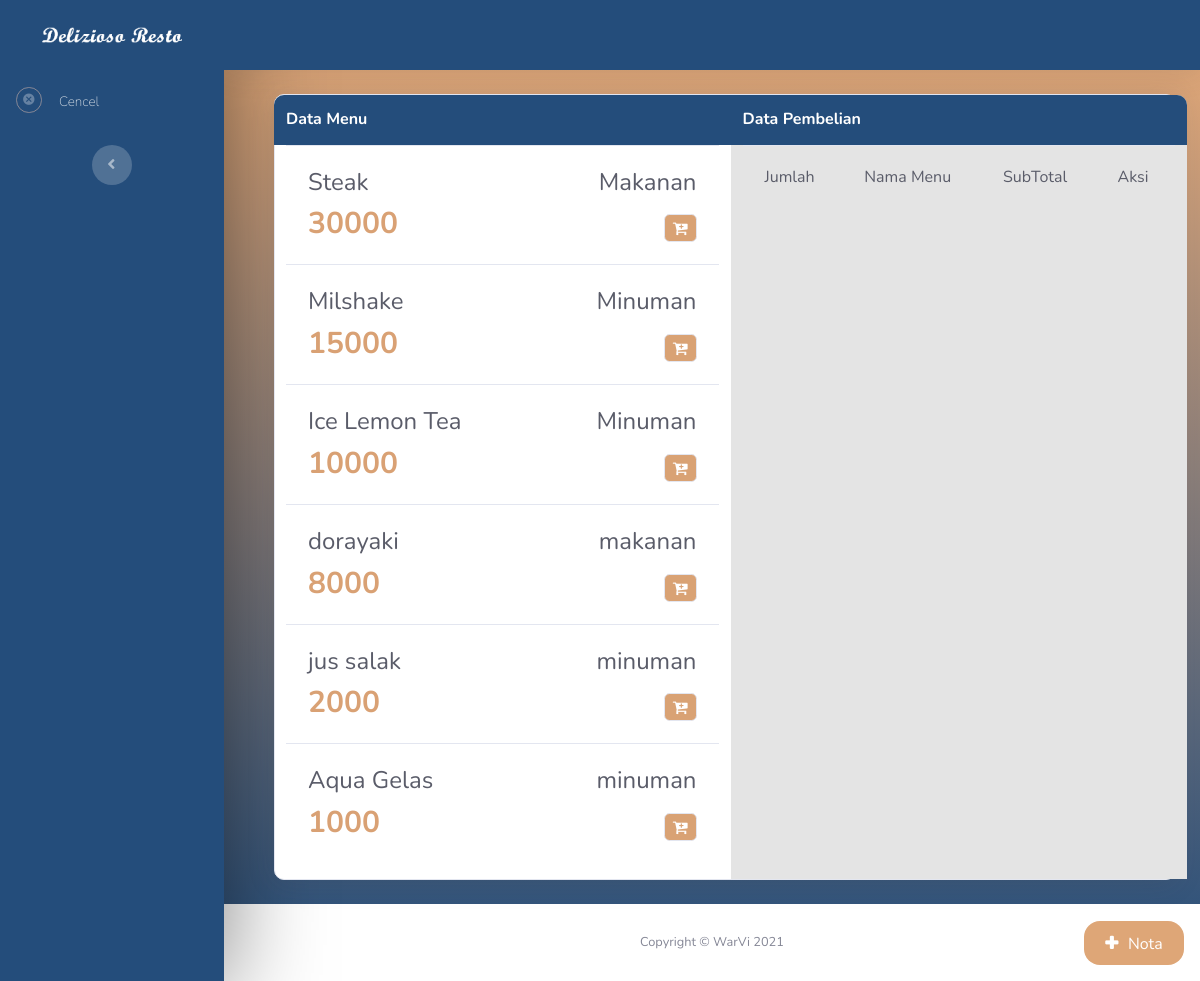
/delizioso_resto1/detailDataPembelian.php (signed in), run on the app's committed database.
### tables this page shows
CREATE TABLE `tabel_menu` (
  `ID_MENU` int(11) NOT NULL,
  `NAMA_MENU` varchar(50) DEFAULT NULL,
  `JENIS` varchar(10) DEFAULT NULL,
  `HARGA` int(11) DEFAULT NULL,
  `DELETE_STATUS` tinyint(1) NOT NULL
);

### delizioso_resto1/detailDataPembelian.php (the view, shortened to what this page needs)
<?php
include "connection.php";
?>
<!DOCTYPE html>
<html>
<head>
    <link rel="stylesheet" href="assets/bootstrap/css/bootstrap.min.css">
    <link rel="stylesheet" href="assets/fonts/fontawesome-all.min.css">
    <link rel="stylesheet" href="assets/fonts/font-awesome.min.css">
    <link rel="stylesheet" href="assets/fonts/material-icons.min.css">
    <link rel="stylesheet" href="assets/fonts/fontawesome5-overrides.min.css">
</head>
<body id="page-top">
    <div id="wrapper">
        <nav class="navbar navbar-dark align-items-start sidebar sidebar-dark accordion bg-gradient-primary p-0" style="background-image: linear-gradient(to bottom, #244d7b, #244d7b);box-shadow: 0 10px 99px rgba(0,0,0,0.5);">
            <div class="container-fluid d-flex flex-column p-0">
                <a class="navbar-brand d-flex justify-content-center align-items-center sidebar-brand m-0" href="#">
                    <div class="sidebar-brand-text mx-3"><img src="assets/img/Delizioso%20Resto.png" style="width: 140px;"></div>
                </a>
                <ul class="nav navbar-nav text-light" id="accordionSidebar">
                    <li class="nav-item" role="presentation">
                        <a class="nav-link" href="dataPembelian.php"><i class="material-icons border rounded-circle border-secondary" style="padding: 5px;">cancel</i>
                        <span style="margin-left: 10px;font-weight: 200;">Cencel</span></a>
                    </li>
                </ul>
                <div class="text-center d-none d-md-inline"><button class="btn rounded-circle border-0" id="sidebarToggle" type="button"></button></div>
            </div>
        </nav>
        <div class="d-flex flex-column" id="content-wrapper" style="background-image: linear-gradient(to bottom, #ebac77, #244d7b);">
            <div id="content">
                <nav class="navbar navbar-light navbar-expand shadow mb-4 topbar static-top" style="background-color: #244d7b;box-shadow: 0 10px 99px rgba(0,0,0,0.5);">
                </nav>
                <div class="container-fluid" style="padding-left: 50px;">
                    <div class="card shadow mb-4" style="max-width: 1000px;border-radius: 10px;">
                        <div class="card-body" style="padding: 0;">
                            <div class="row">
                                <div class="col" style="background-color: rgba(36,77,123,0);max-width: 500px;margin-left: 11px;">
                                    <div class="row">
                                        <div class="col" style="background-color: #244d7b;border-radius: 10px 0 0 0;height: 50px;">
                                            <h6 class="text-white font-weight-bold m-0" style="padding-top: 15px;">Data Menu</h6>
                                        </div>
                                    </div>
                                    <div class="table-responsive">
                                        <table class="table">
                                            <tbody>
                                                <?php
                                                $getDataMenu = mysqli_query($connect,"SELECT * FROM tabel_menu WHERE DELETE_STATUS = 0");
                                                while ($showMenu = mysqli_fetch_array($getDataMenu)) {
                                                ?>
                                                <tr>
                                                    <td class="text-left">
                                                        <h4 class="text-left text-dark mb-2" style="margin: 10px;">
                                                        <?php echo $showMenu['NAMA_MENU'];?>
                                                        </h4>
                                                        <h1 class="text-left" style="color: rgb(217,161,116);font-size: 30px;font-weight: 700;margin: 10px;">
                                                        <?php echo $showMenu['HARGA']?>
                                                        </h1>
                                                    </td>
                                                    <td class="text-right">
                                                        <h4 class="text-right text-dark mb-2" style="margin: 10px;">
                                                        <?php echo $showMenu['JENIS'];?></h4>
                                                        <a <?php echo "href='inputJumlahPembelian.php?ID_MENU=$showMenu[ID_MENU]'";?> >
                                                            <i class="fa fa-cart-plus border rounded" style="padding: 5px;background-color: #d9a274;color: rgb(255,255,255);padding-right: 8px;padding-left: 8px;margin: 10px;"></i>
                                                        </a>
                                                    </td>
                                                </tr>
                                                <?php
                                                }
                                                ?>
                                            </tbody>
                                        </table>
                                    </div>
                                </div>
                                <div class="col" style="background-color: #e4e4e4;border-radius: 0 10px 0 0;max-width: 500px;">
                                    <div class="row">
                                        <div class="col" style="background-color: #244d7b;height: 50px;border-radius: 0 10px 0 0;">
                                            <h6 class="text-white font-weight-bold m-0" style="padding-top: 15px;">Data Pembelian</h6>
                                        </div>
                                    </div>
                                    <div class="table-responsive">
                                        <table class="table">
                                            <thead>
                                            <tr>
                                                    <td class="text-left">
                                                        <h4 class="text-left text-dark mb-2" style="margin: 10px;font-size: 16px;">Jumlah</h4>
                                                    </td>
                                                    <td class="text-left">
                                                        <h4 class="text-left text-dark mb-2" style="margin: 10px;font-size: 16px;">Nama Menu</h4>
                                                    </td>
                                                    <td class="text-right">
                                                        <h4 class="text-left text-dark mb-2" style="margin: 10px;font-size: 16px;">SubTotal</h4>
                                                    </td>
                                                    <td class="text-right">
                                                        <h4 class="text-left text-dark mb-2" style="margin: 10px;font-size: 16px;">Aksi</h4>
                                                    </td>
                                            </tr>
                                            </thead>
                                        </table>
                                    </div>
                                </div>
                            </div>
                        </div>
                    </div>
                </div>
            </div>
            <footer class="bg-white sticky-footer">
                <div class="container my-auto">
                    <div class="text-center my-auto copyright"><span>Copyright © WarVi 2021</span></div>
                </div>
            </footer>
        </div>
            <a class="d-inline scroll-to-top" style="width: 100px;background-color: rgb(222,166,119);color: rgb(255,255,255);border-radius: 1em;" href="insertTabelNota.php">
                <i class="fa fa-plus"></i><span style="padding-left: 10px;">Nota</span>
            </a>
        </div>
</body>
</html>

### data on the page
tabel_menu: NAMA_MENU "Steak", HARGA "30000", JENIS "Makanan"
tabel_menu: NAMA_MENU "Milshake", HARGA "15000", JENIS "Minuman"
tabel_menu: NAMA_MENU "Ice Lemon Tea", HARGA "10000", JENIS "Minuman"
tabel_menu: NAMA_MENU "dorayaki", HARGA "8000", JENIS "makanan"
tabel_menu: NAMA_MENU "jus salak", HARGA "2000", JENIS "minuman"
tabel_menu: NAMA_MENU "Aqua Gelas", HARGA "1000", JENIS "minuman"
